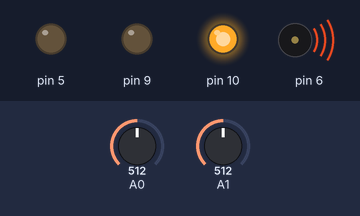
Simulated run of this sketch. Board: Arduino Leonardo, built with avr-gcc and run on an emulated ATmega32U4. Parts: output pins drawn as LEDs (lit = HIGH), buzzer (waves = sounding). Inputs (shaded band) come from the test bench; at power-on: A0 = 512, A1 = 512.

Above: at 0.1 s.
Timing chart, 0 to 1.6 s (numbered marks = the images above):
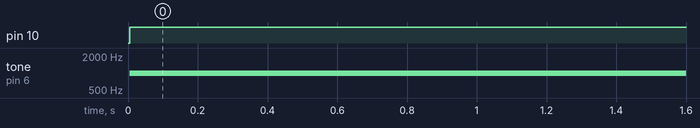

The sketch:

esplora_control.ino
```cpp
#include <Esplora.h>
#include <SoftwareSerial.h>

SoftwareSerial mySerial(2, 11);

void setup() {
  Serial.begin(9600);
  mySerial.begin(9600);
}

void activarFeedback() {

  Esplora.tone(1000, 100);


  Esplora.writeRGB(0, 255, 0);
}

void apagarLED() {
  Esplora.writeRGB(0, 0, 0);
}

void loop() {
  int x = Esplora.readJoystickX();
  int y = Esplora.readJoystickY();

  bool accion = false;

  if (y < -50) {
    mySerial.print('F');
    accion = true;
  }
  else if (y > 50) {
    mySerial.print('B');
    accion = true;
  }
  else if (x > 50) {
    mySerial.print('R');
    accion = true;
  }
  else if (x < -50) {
    mySerial.print('L');
    accion = true;
  }

  if (Esplora.readButton(SWITCH_2) == LOW) {
    mySerial.print('2');
    accion = true;
  }
  if (Esplora.readButton(SWITCH_1) == LOW) {
    mySerial.print('1');
    accion = true;
  }
  if (Esplora.readButton(SWITCH_3) == LOW) {
    mySerial.print('3');
    accion = true;
  }
  if (Esplora.readButton(SWITCH_4) == LOW) {
    mySerial.print('4');
    accion = true;
  }

  if (accion) {
    activarFeedback();
  } else {
    apagarLED();
  }

  delay(40);
}
```

Measured:
- by itself, pin 10: LOW → HIGH at 0.00 s
- by itself, tone on pin 6: silent → 1000 Hz at 0.00 s
